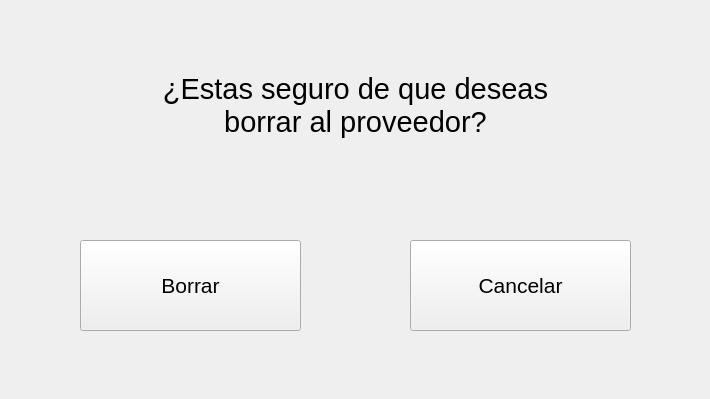
<?xml version="1.0" encoding="UTF-8"?>
<ui version="4.0">
 <class>MainWindow</class>
 <widget class="QMainWindow" name="MainWindow">
  <property name="enabled">
   <bool>true</bool>
  </property>
  <property name="geometry">
   <rect>
    <x>0</x>
    <y>0</y>
    <width>710</width>
    <height>399</height>
   </rect>
  </property>
  <property name="windowTitle">
   <string>MainWindow</string>
  </property>
  <widget class="QWidget" name="centralwidget">
   <widget class="QLabel" name="label_3">
    <property name="geometry">
     <rect>
      <x>850</x>
      <y>30</y>
      <width>191</width>
      <height>111</height>
     </rect>
    </property>
    <property name="font">
     <font>
      <pointsize>16</pointsize>
     </font>
    </property>
    <property name="text">
     <string/>
    </property>
    <property name="pixmap">
     <pixmap>:/prefijoNuevo/s.png</pixmap>
    </property>
    <property name="scaledContents">
     <bool>true</bool>
    </property>
   </widget>
   <widget class="QPushButton" name="pushButton_5">
    <property name="geometry">
     <rect>
      <x>80</x>
      <y>240</y>
      <width>221</width>
      <height>91</height>
     </rect>
    </property>
    <property name="font">
     <font>
      <pointsize>16</pointsize>
     </font>
    </property>
    <property name="text">
     <string>Borrar</string>
    </property>
   </widget>
   <widget class="QPushButton" name="pushButton_6">
    <property name="geometry">
     <rect>
      <x>410</x>
      <y>240</y>
      <width>221</width>
      <height>91</height>
     </rect>
    </property>
    <property name="font">
     <font>
      <pointsize>16</pointsize>
     </font>
    </property>
    <property name="text">
     <string>Cancelar</string>
    </property>
   </widget>
   <widget class="QLabel" name="label_2">
    <property name="geometry">
     <rect>
      <x>40</x>
      <y>30</y>
      <width>631</width>
      <height>151</height>
     </rect>
    </property>
    <property name="font">
     <font>
      <pointsize>22</pointsize>
     </font>
    </property>
    <property name="layoutDirection">
     <enum>Qt::LeftToRight</enum>
    </property>
    <property name="text">
     <string>¿Estas seguro de que deseas
borrar al proveedor?</string>
    </property>
    <property name="alignment">
     <set>Qt::AlignCenter</set>
    </property>
   </widget>
  </widget>
 </widget>
 <resources>
  <include location="../img/logo.qrc"/>
 </resources>
 <connections/>
</ui>
